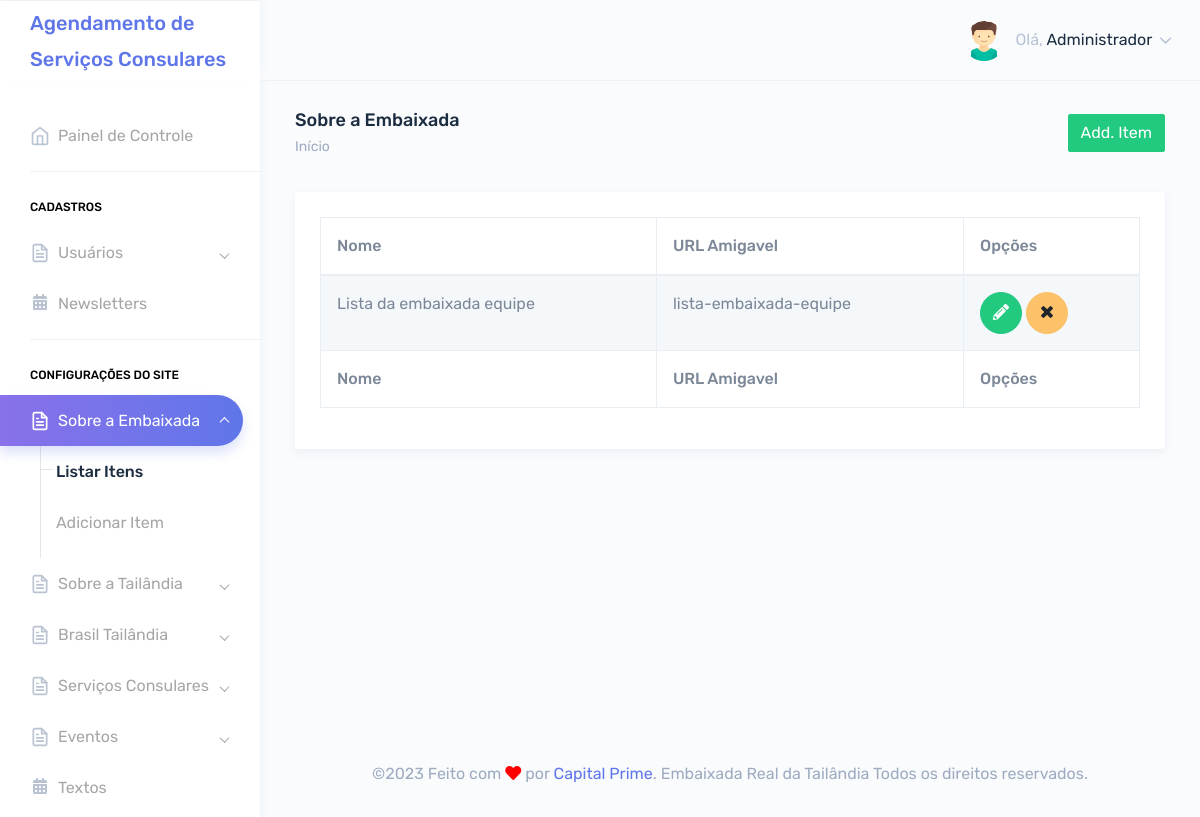
The page /painel/sobre.php (signed in) on the database its author committed.
### tables this page shows
CREATE TABLE `tbl_usuarios` (
  `id` int(11) NOT NULL,
  `nome` varchar(250) DEFAULT NULL,
  `email` varchar(250) DEFAULT NULL,
  `telefone` varchar(250) DEFAULT NULL,
  `endereco` varchar(250) DEFAULT NULL,
  `cpf` varchar(100) DEFAULT NULL,
  `login` varchar(100) DEFAULT NULL,
  `senha` varchar(100) DEFAULT NULL,
  `foto` varchar(250) DEFAULT NULL,
  `id_cargo` int(11) DEFAULT NULL,
  `sexo` varchar(2) DEFAULT NULL,
  `perm_cad_usuario` varchar(2) DEFAULT NULL,
  `perm_relatorio` varchar(2) DEFAULT NULL,
  `perm_add_usuario` varchar(2) DEFAULT NULL,
  `perm_edit_usuario` varchar(2) DEFAULT NULL,
  `perm_del_usuario` varchar(2) DEFAULT NULL,
  `perm_cad_contato` varchar(2) DEFAULT NULL,
  `perm_edit_contato` varchar(2) DEFAULT NULL,
  `perm_del_contato` varchar(2) DEFAULT NULL,
  `perm_edit_contato_nf` varchar(3) DEFAULT NULL,
  `perm_pag_principal_rm` varchar(2) DEFAULT NULL,
  `perm_pag_principal_uc` varchar(2) DEFAULT NULL,
  `admin_geral` varchar(2) DEFAULT NULL,
  `data_frase` date DEFAULT NULL,
  `id_frase` int(11) DEFAULT NULL,
  `frase_lida` varchar(2) DEFAULT NULL
);

CREATE TABLE `tbl_sobre` (
  `id` int(11) NOT NULL,
  `titulo` varchar(250) DEFAULT NULL,
  `titulo_en` varchar(255) DEFAULT NULL,
  `titulo_th` varchar(255) DEFAULT NULL,
  `descricao` text DEFAULT NULL,
  `descricao_en` text DEFAULT NULL,
  `descricao_th` text DEFAULT NULL,
  `id_cat` int(11) DEFAULT NULL,
  `meta_title` text DEFAULT NULL,
  `meta_keywords` text DEFAULT NULL,
  `meta_description` text DEFAULT NULL,
  `foto` varchar(250) DEFAULT NULL,
  `url_amigavel` varchar(255) DEFAULT NULL
);

### lang/lang.pt.php (called while the page is built, shortened)
<?php
$lang = array();
$lang['USUARIO'] = 'Usuário';
$lang['SENHA'] = 'Senha';
$lang['INFO'] = 'Informe seu usuário e senha para acessar o painel de administração.';
$lang['PAINEL'] = 'Painel de Controle';
$lang['CADASTROS'] = 'Cadastros';
$lang['PRINCIPAL'] = 'Pricipal';
$lang['AGENDAMENTO'] = 'Agendamento';
$lang['AGENDAMENTO_TITULO'] = 'Agendamento de Serviços Consulares';
$lang['OLA'] = 'Olá';
$lang['MOSTRAR'] = 'Mostrar';
$lang['ADICIONAR'] = 'Adicionar';
$lang['DATA'] = 'Data';
$lang['HORA'] = 'Hora';
$lang['STATUS'] = 'Status';
$lang['ACOES'] = 'Ações';
$lang['ATIVO'] = 'Ativo';
$lang['INATIVO'] = 'Inativo';
$lang['SOLICITANTES'] = 'Solicitantes';
$lang['TIPO_SERVICOS'] = 'Tipo de Serviços';
$lang['USUARIOS'] = 'Usuários';
$lang['ADICIONAR_USUARIO'] = 'Adicionar Usuário';
$lang['EDITAR_USUARIO'] = 'Editar Usuário';
$lang['EDITAR AGENDAMENTO'] = 'Editar Agendamento';
$lang['NEWSLETTERS'] = 'Newsletters';
$lang['CONFIGURACAO_SITE'] = 'Configurações do Site';
$lang['BANNERS'] = 'Banners';
$lang['TEXTOS'] = 'Textos';
$lang['BLOG'] = 'Blog';
$lang['SOLUCOES'] = 'Soluções';
$lang['CONFIGURACOES'] = 'Configurações';
$lang['EXTRA'] = 'Extra';
$lang['FEITO_POR'] = 'Feito com';
$lang['POR'] = 'por';
$lang['DIREITOS'] = 'Todos os direitos reservados';
$lang['PARA_EMBAIXADA'] = 'Embaixada Real da Tailândia';
$lang['LISTAR_ITENS'] = 'Listar Itens';
$lang['BTN_ACESSAR'] = 'Acessar';
$lang['CANCELAR'] = 'Cancelar';
$lang['SAIR'] = 'Sair';
$lang['SALVAR'] = 'Salvar';
$lang['SAIBA_MAIS'] = 'Saiba Mais';
$lang['NOME'] = 'Nome Completo';
$lang['NACIONALIDADE'] = 'Nacionalidade';
$lang['TELEFONE'] = 'Telefone';
$lang['EMAIL'] = 'E-mail';
$lang['CAMPO_OBRIGATORIO'] = 'Campos de preenchimento obrigatório.';
$lang['REAGENDAMENTOS'] = 'Qtd. de Reagendamento';
$lang['ARQUIVO'] = 'Arquivo';
$lang['DIAS_ATENDIMENTO'] = 'Dias de Atendimento';
$lang['HORAS_ATENDIMENTO'] = 'Horas de Atendimento';
$lang['INICIO'] = 'Início';
$lang['SOBRE_EMBAIXADA'] = 'Sobre a Embaixada';
$lang['SOBRE_TAILANDIA'] = 'Sobre a Tailândia';
$lang['TAILANDIA_BRASIL'] = 'Tailândia Brasil';
$lang['SERVICO_CONSULAR'] = 'Servico Consular';
$lang['MULTIMIDIA'] = 'Multimídia';
$lang['CONTATO'] = 'Fale Conosco';
$lang['EQUIPE'] = 'Lista da Embaixada Equipe';
$lang['TIME'] = 'Time da Tailândia';

### Connection/con-pdo.php (called while the page is built, shortened)
<?php
$conInstanciada = '';
if(empty($conInstanciada)) {
	class Conexao {
		private static $pdo;
		public static function getInstance() {
		if (!isset(self::$pdo)) {
		 try {
		  $opcoes = array(PDO::MYSQL_ATTR_INIT_COMMAND => 'SET NAMES utf8', PDO::ATTR_PERSISTENT => TRUE);
		  self::$pdo = new PDO("mysql:host=" . HOST . "; dbname=" . DBNAME . "; charset=" . CHARSET . ";", USER, PASSWORD, $opcoes);
		  self::$pdo->setAttribute(PDO::ATTR_ERRMODE, PDO::ERRMODE_EXCEPTION);
		 } catch (PDOException $e) {
		  print "Erro: " . $e->getMessage();
		 }
		}
		return self::$pdo;
		}
	}
}

### Class/acesso.class.php (called while the page is built, shortened)
<?php
$AcessoInstanciada = '';
if(empty($AcessoInstanciada)) {
	if(file_exists('Connection/conexao.php')) {
		require_once('Connection/con-pdo.php');
		require_once('funcoes.php');
	} else {
		require_once('../Connection/con-pdo.php');
		require_once('../funcoes.php');
	}
	class Acesso {
		private $pdo = null;
		private static $Acesso = null;
		private function __construct($conexao){
			$this->pdo = $conexao;
		}
		public static function getInstance($conexao){
			if (!isset(self::$Acesso)):
				self::$Acesso = new Acesso($conexao);
			endif;
			return self::$Acesso;
		}
		function rsDados($id='', $idCargo='', $orderBy='', $limite='') {
			$sqlLimite = '';
			$sqlOrdem = '';
			$sql = '';
			$nCampos = 0;
			if(!empty($id)) {
				$sql .= " and id = ?";
				$nCampos++;
				$campo[$nCampos] = $id;
			}
			try{
				$sql = "SELECT * FROM tbl_usuarios where 1=1 $sql $sqlOrdem $sqlLimite";
				$stm = $this->pdo->prepare($sql);
				for($i=1; $i<=$nCampos; $i++) {
					$stm->bindValue($i, $campo[$i]);
				}
				$stm->execute();
				$rsDados = $stm->fetchAll(PDO::FETCH_OBJ);
				if($id <> '' or $limite == 1) {
					return($rsDados[0]);
				} else {
					return($rsDados);
				}
			} catch(PDOException $erro){
				echo $erro->getMessage();
			}
		}
	}
}

### painel/verifica.php (called while the page is built, shortened)
<?php
include "../Class/acesso.class.php";
$verificaRestrito = Acesso::getInstance(Conexao::getInstance());
include "../Class/sobre.class.php";
$sobre = Sobre::getInstance(Conexao::getInstance());
$verificaRestrito->restritoAdmin();
$dadosUsuarioLogado = $verificaRestrito->rsDados($_SESSION['dadosLogado']->id);
?>

### funcoes.php (called while the page is built, shortened)
<?php
  function icone_genero($genero) {
    switch ($genero) {
      case "M": return "assets/images/avatars/boy.svg"; break;
    }
  }
?>

### Class/sobre.class.php (called while the page is built, shortened)
<?php
$SobreInstanciada = '';
if(empty($SobreInstanciada)) {
	if(file_exists('Connection/conexao.php')) {
		require_once('Connection/con-pdo.php');
		require_once('funcoes.php');
	} else {
		require_once('../Connection/con-pdo.php');
		require_once('../funcoes.php');
	}
	class Sobre {
		private $pdo = null;
		private static $Sobre = null;
		private function __construct($conexao){
			$this->pdo = $conexao;
		}
		public static function getInstance($conexao){
			if (!isset(self::$Sobre)):
				self::$Sobre = new Sobre($conexao);
			endif;
			return self::$Sobre;
		}
		function rsDados($id='', $orderBy='', $limite='', $idCat='') {
			$nCampos = 0;
			$sql = '';
			$sqlOrdem = '';
			$sqlLimite = '';
			try{
				$sql = "SELECT * FROM tbl_sobre where 1=1 $sql $sqlOrdem $sqlLimite";
				$stm = $this->pdo->prepare($sql);
				for($i=1; $i<=$nCampos; $i++) {
					$stm->bindValue($i, $campo[$i]);
				}
				$stm->execute();
				$rsDados = $stm->fetchAll(PDO::FETCH_OBJ);
				if($id <> '' or $limite == 1) {
					return($rsDados[0]);
				} else {
					return($rsDados);
				}
			} catch(PDOException $erro){
				echo $erro->getMessage();
			}
		}
	}
}

### painel/sobre.php (the view, shortened to what this page needs)
<?php include "verifica.php";
$puxaSobre = $sobre->rsDados();
?>
<!DOCTYPE html>
<html dir="ltr" lang="pt-br">
<head>
    <link href="dist/css/style.css" rel="stylesheet">
</head>
<body>
    <div id="main-wrapper" data-theme="light" data-layout="vertical" data-navbarbg="skin6" data-sidebartype="full" data-sidebar-position="fixed" data-header-position="fixed" data-boxed-layout="full">
      <?php include "header.php";?>
       <?php include "inc-menu-lateral.php";?>
        <div class="page-wrapper">
            <div class="page-breadcrumb">
                <div class="row">
                    <div class="col-7 align-self-center">
                        <h4 class="page-title text-truncate text-dark font-weight-medium mb-1"><?php echo $lang['SOBRE_EMBAIXADA']?></h4>
                        <div class="d-flex align-items-center">
                            <nav aria-label="breadcrumb">
                                <ol class="breadcrumb m-0 p-0">
                                    <li class="breadcrumb-item"><a href="." class="text-muted"><?php echo $lang['INICIO']?></a></li>
                                </ol>
                            </nav>
                        </div>
                    </div>
                    <div class="col-5 align-self-center">
                        <a href="add-sobre.php" class="btn btn-success float-right">Add. Item</a>
                    </div>
                </div>
            </div>
            <div class="container-fluid">
                <div class="row">
                    <div class="col-12">
                        <div class="card">
                            <div class="card-body">
                                <div class="table-responsive">
                                    <table id="zero_config" class="table table-striped table-bordered no-wrap">
                                        <thead>
                                            <tr>
                                                <th>Nome</th>
                                                <th>URL Amigavel</th>
                                                <th>Opções</th>
                                            </tr>
                                        </thead>
                                        <tbody>
                                            <?php
                                            if(count($puxaSobre) > 0){
                                            foreach($puxaSobre as $itemSobre){
                                                if($_SESSION['lang']=== 'en'){
                                                    $titulo = $itemSobre->titulo_en;
                                                }
                                                elseif($_SESSION['lang']==='th') {
                                                    $titulo = $itemSobre->titulo_th;
                                                }
                                                else
                                                {
                                                    $titulo = $itemSobre->titulo;
                                                }
                                            ?>
                                            <tr>
                                                <td><?php echo $titulo;?></td>
                                                <td><?php echo $itemSobre->url_amigavel;?></td>
                                                <td>
                                                    <a href="editar-sobre.php?id=<?php echo $itemSobre->id;?>" class="btn btn-success btn-circle"><i class="fas fa-pencil-alt"></i></a>
                                                    <a href="sobre.php?id=<?php echo $itemSobre->id;?>&acao=excluirSobre" class="btn btn-warning btn-circle"><i class="fa fa-times"></i></a>
                                                </td>
                                            </tr>
                                            <?php } }?>
                                        </tbody>
                                        <tfoot>
                                            <tr>
                                                <th>Nome</th>
                                                <th>URL Amigavel</th>
                                                <th>Opções</th>
                                            </tr>
                                        </tfoot>
                                    </table>
                                </div>
                            </div>
                        </div>
                    </div>
                </div>
            </div>
        <?php include "footer.php";?>
        </div>
    </div>
</body>
</html>

### painel/header.php (shortened to what this page needs)
<header class="topbar" data-navbarbg="skin6">
            <nav class="navbar top-navbar navbar-expand-md">
                <div class="navbar-header" data-logobg="skin6">
                    <div class="navbar-brand">
                        <a href=".">
                            <b class="logo-icon">
                               <span><?php echo $lang['AGENDAMENTO_TITULO']?></span>
                            </b>
                        </a>
                    </div>
                </div>
                <div class="navbar-collapse collapse" id="navbarSupportedContent">
                    <ul class="navbar-nav float-right">
                        <li class="nav-item dropdown">
                            <a class="nav-link dropdown-toggle" href="javascript:void(0)" data-toggle="dropdown"
                                aria-haspopup="true" aria-expanded="false">
                                <?php if(!empty($dadosUsuarioLogado->foto)){?>
                                <img src="../img/<?php echo $dadosUsuarioLogado->foto;?>" alt="<?php echo $dadosUsuarioLogado->nome;?>" class="rounded-circle" width="40">
                                <?php }else{?>
                                <img src="<?php echo icone_genero($dadosUsuarioLogado->sexo);?>" alt="<?php echo $dadosUsuarioLogado->nome;?>" class="rounded-circle" width="40">
                                <?php }?>
                                <span class="ml-2 d-none d-lg-inline-block"><span>Olá,</span> <span
                                        class="text-dark"><?php echo $dadosUsuarioLogado->nome;?></span> <i data-feather="chevron-down"
                                        class="svg-icon"></i></span>
                            </a>
                        </li>
                    </ul>
                </div>
            </nav>
        </header>

### rows shown on the page
tbl_usuarios: nome "Administrador"
tbl_sobre: titulo "Lista da embaixada equipe", url_amigavel "lista-embaixada-equipe"

### other values the page prints
$lang['AGENDAMENTO_TITULO'] "Agendamento de Serviços Consulares"
$lang['PAINEL'] "Painel de Controle"
$lang['CADASTROS'] "CADASTROS"
$lang['USUARIOS'] "Usuários"
$lang['NEWSLETTERS'] "Newsletters"
$lang['CONFIGURACAO_SITE'] "CONFIGURAÇÕES DO SITE"
$lang['SOBRE_EMBAIXADA'] "Sobre a Embaixada"
$lang['INICIO'] "Início"
$lang['FEITO_POR'] "Feito com"
$lang['POR'] "por"
$lang['PARA_EMBAIXADA'] "Embaixada Real da Tailândia"
$lang['DIREITOS'] "Todos os direitos reservados"
